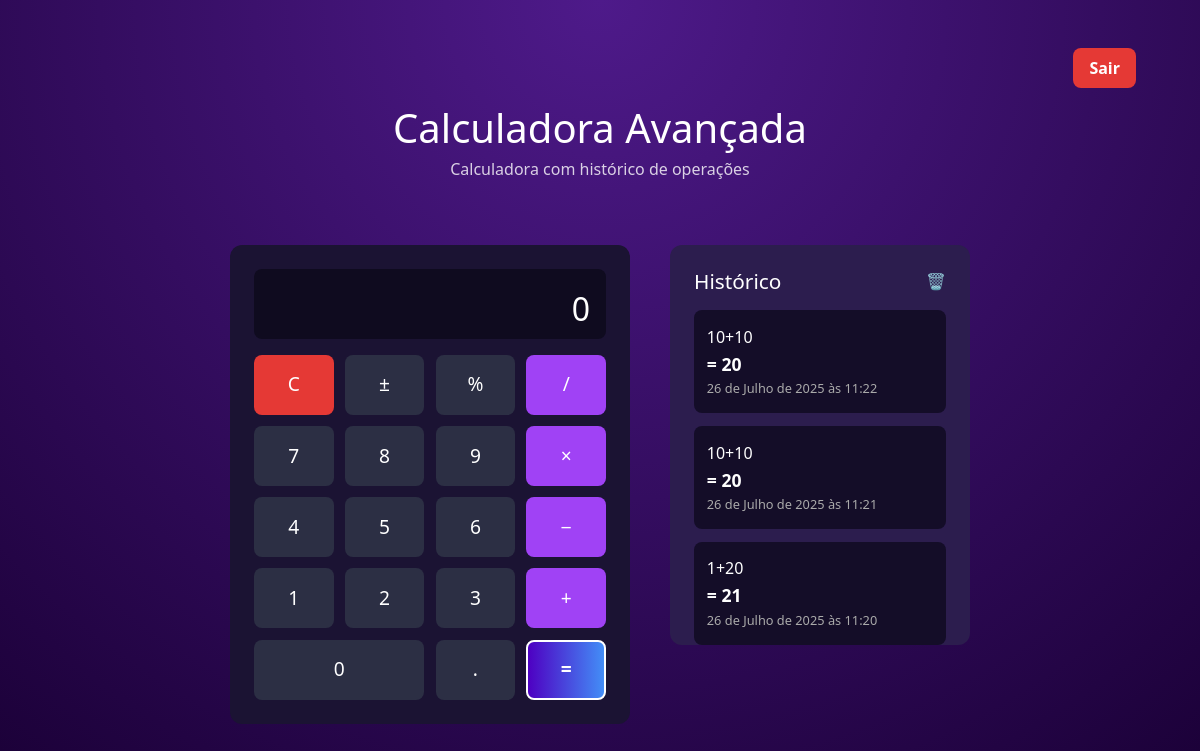
/calculadora/ (signed in), run on an earlier commit of the app's database.
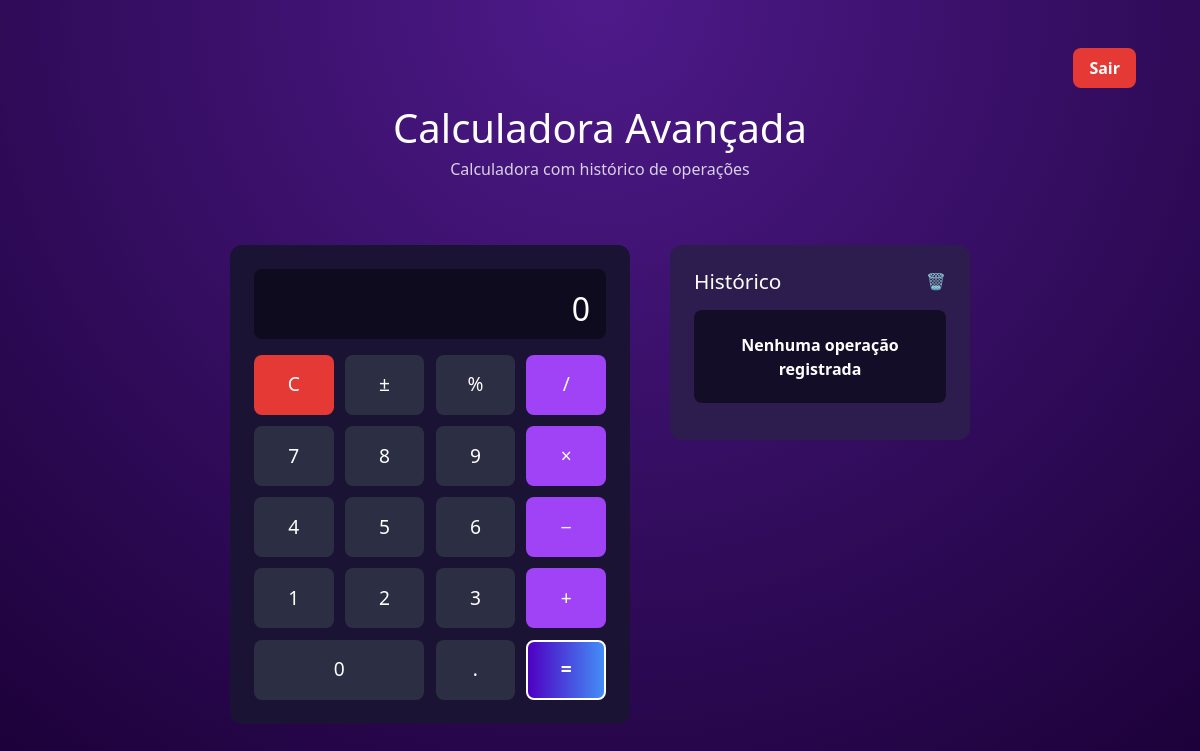
And on a later commit of the database.
### calculadora/models.py (models this page shows, shortened)
class Operacao(models.Model):
    idOperation = models.IntegerField(primary_key=True)
    idUser = models.ForeignKey(Usuario, on_delete=models.CASCADE)
    parameters = models.CharField(max_length=150)
    result = models.CharField(max_length=150)
    dtOfInclusion = models.DateTimeField(auto_now_add=True)

### calculadora/views.py (the view, shortened to what this page needs)
# urls.py: path('calculadora/', views.CalculadoraView.as_view(), name='index'),
class CalculadoraView(LoginRequiredMixin, View):
    def dispatch(self, request, *args, **kwargs):
        if not request.user.is_authenticated:
            messages.error(request, "Você precisa estar logado para acessar esta página.")
            return redirect(f"{self.get_login_url()}")
        return super().dispatch(request, *args, **kwargs)
    def get(self, request):
        service = OperacoesUsuarioLogado(request.user)
        operacoes = service.execute()
        return render(request, 'calculadora.html', context={'operacoes': operacoes})

### calculadora/services/calculadora/OperacoesUsuarioLogado.py (called while the page is built)
    def execute(self):
        operacoes = Operacao.objects.filter(idUser=self.user.id).order_by('-dtOfInclusion')
        return operacoes

### calculadora/templates/calculadora.html (shortened to what this page needs)
{% extends 'base.html'%}
{% load static %}
{% block css %}
<link rel="stylesheet" href="{% static 'calculadora/css/calculadora.css'%}">
{% endblock %}
{% block content%}
<body>
  <header>
    <a href="{% url 'calculadora:logout' %}">Sair</a>
  </header>
  <h1>Calculadora Avançada</h1>
  <p>Calculadora com histórico de operações</p>
  <div class="main-wrapper">
    <div class="calculator">
      {% if result %}
      <div data-result="false" class="display">{{result}}</div>
      {% else %}
      <div data-result="false" class="display">0</div>
      {% endif %}
      <div class="buttons">
        <button value="c" class="clear">C</button>
        <button value="±">±</button>
        <button value="%">%</button>
        <button value="/" class="operator">/</button>
        <button value="7">7</button>
        <button value="8">8</button>
        <button value="9">9</button>
        <button value="*" class="operator">×</button>
        <button value="4">4</button>
        <button value="5">5</button>
        <button value="6">6</button>
        <button value="-" class="operator">−</button>
        <button value="1">1</button>
        <button value="2">2</button>
        <button value="3">3</button>
        <button value="+" class="operator">+</button>
        <button value="0" class="zero">0</button>
        <button value=".">.</button>
        <button value="=" class="equals">=</button>
      </div>
    </div>
    <div class="history">
      {% if operacoes %}
      <h2>Histórico <span data-empy="false" class="trash">🗑️</span></h2>
      {% else %}
      <h2>Histórico <span data-empty="true" class="trash">🗑️</span></h2>
      {% endif%}
      {% for operacao in operacoes%}
      <div class="entry">
        <div>{{operacao.parameters}}</div>
        <div class="result">= {{operacao.result}}</div>
        <div class="time">{{operacao.dtOfInclusion}}</div>
      </div>
      {% empty %}
      <div class="entry">
        <div class="result text-center fs-6 py-2"> Nenhuma operação registrada </div>
      </div>
      {% endfor %}
    </div>
  </div>
</body>
{% endblock %}

### calculadora/templates/base.html (shortened to what this page needs)
{% load static %}
<!DOCTYPE html>
<html lang="en">
<head>
    <link href="https://cdn.jsdelivr.net/npm/bootstrap@5.3.3/dist/css/bootstrap.min.css" rel="stylesheet" />
    {% block css %} {%endblock%}
</head>
{% block content %}
{% endblock %}
</html>

### templates/static/calculadora/css/calculadora.css (style rules this page uses)
* { margin: 0; padding: 0; box-sizing: border-box; }
body { font-family: 'Segoe UI', Tahoma, Geneva, Verdana, sans-serif; background: radial-gradient(circle at top, #4e1a8a, #1a0036); color: white; display: flex; flex-direction: column; align-items: center; padding: 2rem; min-height: 100vh; }
header { width: 100%; display: flex; justify-content: flex-end; padding: 1rem 2rem; }
header a { color: white; text-decoration: none; font-weight: bold; background-color: #e53935; padding: 0.5rem 1rem; border-radius: 8px; transition: background-color 0.2s; }
h1 { font-size: 2.5rem; margin-bottom: 0.3rem; }
p { margin-bottom: 2rem; opacity: 0.8; }
.calculator { width: 400px; background-color: #1b1333; border-radius: 12px; padding: 1.5rem; }
.display { background-color: #0f0b1f; color: white; height: 70px; border-radius: 8px; text-align: right; padding: 1rem; font-size: 2rem; margin-bottom: 1rem; }
.buttons { display: grid; grid-template-columns: repeat(4, 1fr); gap: 0.7rem; }
.buttons button { height: 60px; font-size: 1.2rem; border: none; border-radius: 8px; background-color: #2c2f44; color: white; cursor: pointer; transition: 0.2s; }
.buttons .operator { background-color: #a042f5; }
.buttons .equals { background: linear-gradient(to right, #4e00c2, #438ef7); color: white; font-weight: bold; border: 2px solid white; }
.buttons .clear { background-color: #e53935; }
.zero { grid-column: span 2; }
.history { width: 300px; background-color: #2c1d4e; padding: 1.5rem; border-radius: 12px; }
.history h2 { display: flex; justify-content: space-between; align-items: center; font-size: 1.3rem; margin-bottom: 1rem; }
.trash { color: #f44336; cursor: pointer; font-size: 1rem; }
.entry { background-color: #140d28; padding: 0.8rem; border-radius: 8px; margin-bottom: 0.8rem; }
.entry div { margin: 2px 0; }
.result { font-weight: bold; font-size: 1.1rem; }
.main-wrapper { display: flex; justify-content: center; align-items: flex-start; gap: 2.5rem; flex-wrap: nowrap; margin-top: 2rem; }
.history { max-height: 400px; overflow-y: auto; scrollbar-width: thin; }
.calculator { width: 400px; max-width: 100%; }
.history { width: 300px; max-width: 100%; }

What changed in the data, as far as the page shows it:
removed Operacao: parameters "10+10", result "20", dtOfInclusion "26 de Julho de 2025 às 11:22"
removed Operacao: parameters "10+10", result "20", dtOfInclusion "26 de Julho de 2025 às 11:21"
removed Operacao: parameters "1+20", result "21", dtOfInclusion "26 de Julho de 2025 às 11:20"
Also different on the page:
text now shown: "Nenhuma operação registrada"
